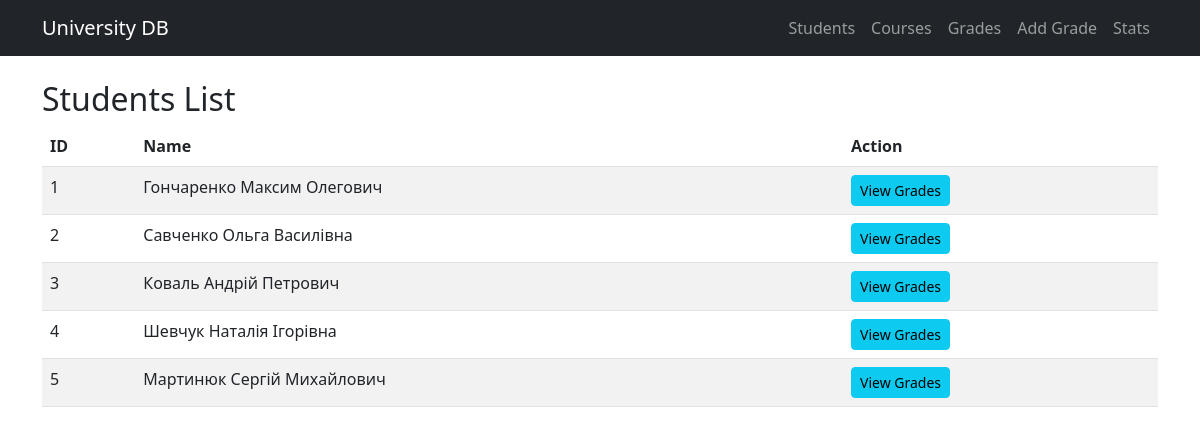
Before: /students with the older database file.
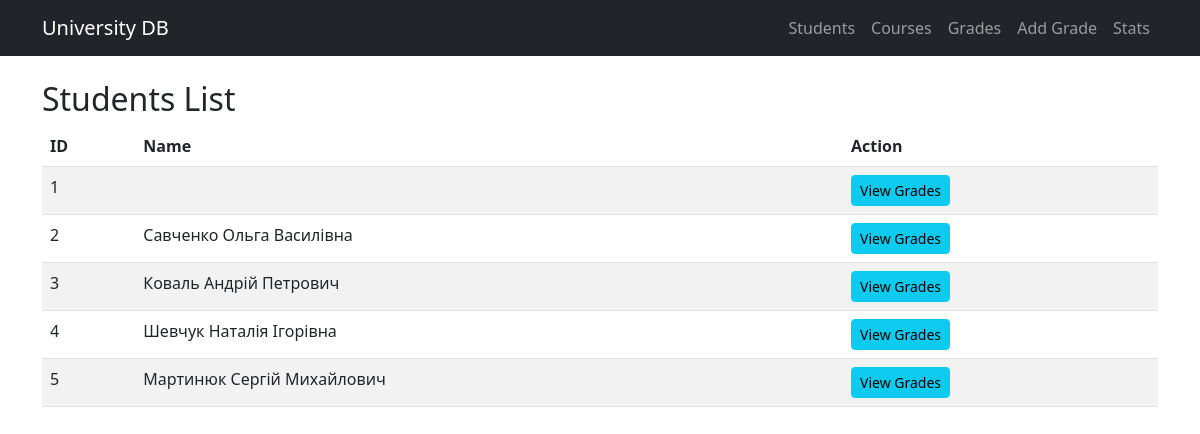
After: the same page with the newer database file.
### tables this page shows
CREATE TABLE "student" (
	"id"	INTEGER NOT NULL,
	"name"	TEXT NOT NULL,
	PRIMARY KEY("id" AUTOINCREMENT)
);

### app.py (the view)
@app.route('/students')
def students():
    db = get_db()
    students_list = db.execute('SELECT * FROM student').fetchall()
    return render_template('students.html', students=students_list)

### app.py (called while the page is built)
def get_db():
    db = getattr(g, '_database', None)
    if db is None:
        db = g._database = sqlite3.connect(DATABASE)
        db.row_factory = sqlite3.Row
    return db

@app.teardown_appcontext
def close_connection(exception):
    db = getattr(g, '_database', None)
    if db is not None:
        db.close()

@app.after_request
def add_security_headers(response):
    policy = (
        "default-src 'self' https://cdn.jsdelivr.net; "
        "script-src 'self'; "
        "style-src 'self' https://cdn.jsdelivr.net 'unsafe-inline'"
    )
    response.headers['Content-Security-Policy'] = policy
    return response

### templates/students.html
{% extends "base.html" %}
{% block content %}
<h2>Students List</h2>
<table class="table table-striped">
    <thead>
        <tr>
            <th>ID</th>
            <th>Name</th>
            <th>Action</th>
        </tr>
    </thead>
    <tbody>
        {% for s in students %}
        <tr>
            <td>{{ s.id }}</td>
            <td>{{ s.name | safe }}</td>
            <td><a href="{{ url_for('student_grades', id_student=s.id) }}" class="btn btn-info btn-sm">View Grades</a></td>
        </tr>
        {% endfor %}
    </tbody>
</table>
{% endblock %}

Changed rows visible on the page:
changed student id 1: name "Гончаренко Максим Олегович" → (not shown)
